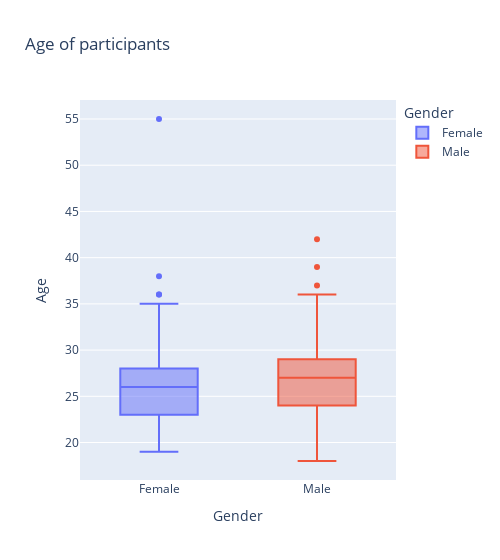

Here is the notebook cell this chart was saved with:
### Code cell
fig = px.box(df_partners, x="Gender", y="Age", title='Age of participants', color='Gender', width=500)
fig.show()

### Figure 1 — Plotly figure (JSON) as saved in the notebook; plotly's stock layout.template omitted (floating-point values rounded to 4 significant figures; data arrays with more than 128 entries replaced by an {"elided": "..."} marker saying what was removed)
{"data": [{"alignmentgroup": "True", "hovertemplate": "Gender=%{x}<br>Age=%{y}<extra></extra>", "legendgroup": "Female", "marker": {"color": "#636efa"}, "name": "Female", "notched": false, "offsetgroup": "Female", "orientation": "v", "showlegend": true, "type": "box", "x": {"elided": "274 str values"}, "x0": " ", "xaxis": "x", "y": {"elided": "274 int values"}, "y0": " ", "yaxis": "y"}, {"alignmentgroup": "True", "hovertemplate": "Gender=%{x}<br>Age=%{y}<extra></extra>", "legendgroup": "Male", "marker": {"color": "#EF553B"}, "name": "Male", "notched": false, "offsetgroup": "Male", "orientation": "v", "showlegend": true, "type": "box", "x": {"elided": "277 str values"}, "x0": " ", "xaxis": "x", "y": {"elided": "277 int values"}, "y0": " ", "yaxis": "y"}], "layout": {"boxmode": "overlay", "legend": {"title": {"text": "Gender"}, "tracegroupgap": 0}, "title": {"text": "Age of participants"}, "width": 500, "xaxis": {"anchor": "y", "categoryarray": ["Female", "Male"], "categoryorder": "array", "domain": [0, 1], "title": {"text": "Gender"}}, "yaxis": {"anchor": "x", "domain": [0, 1], "title": {"text": "Age"}}}}
